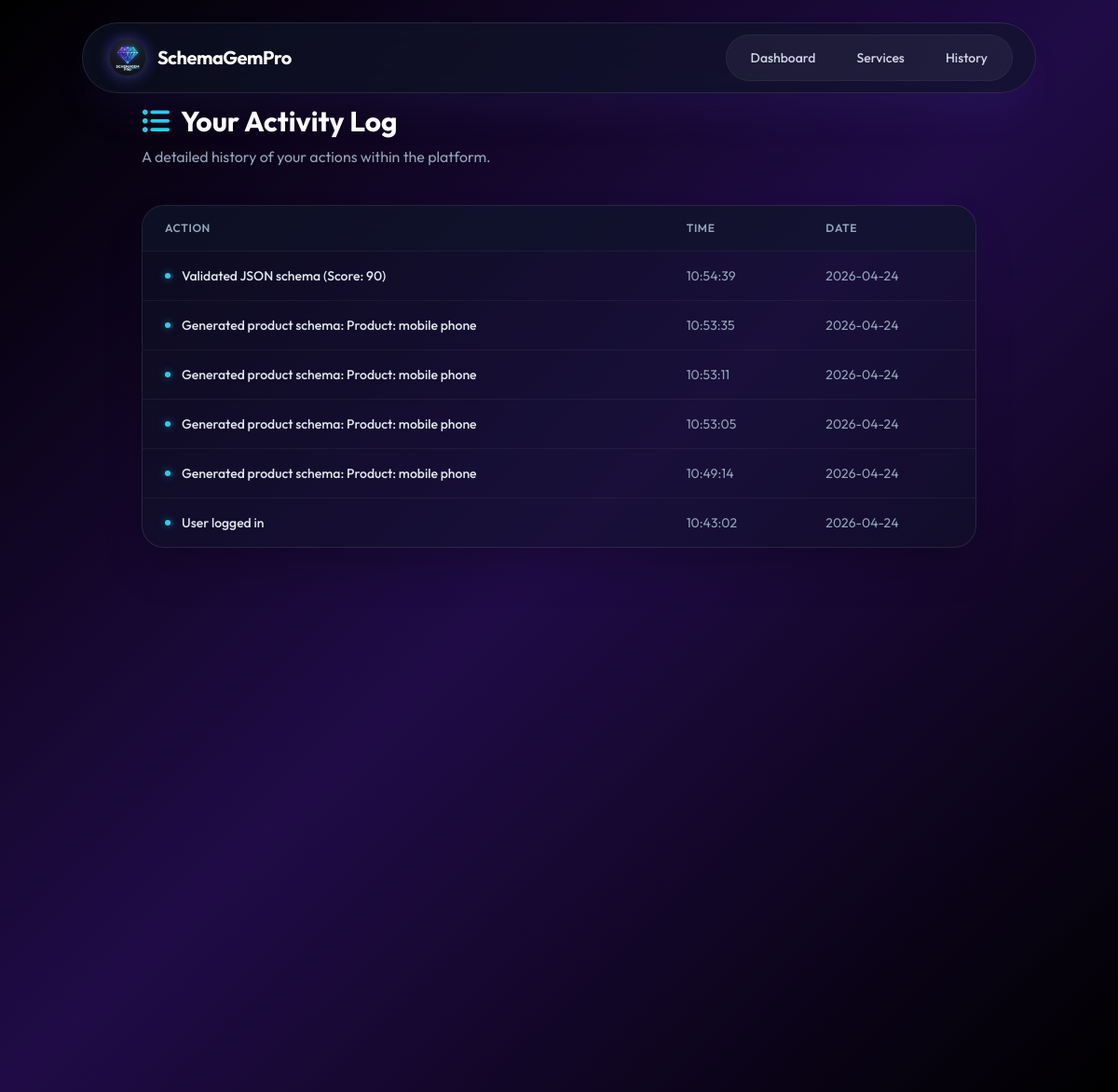
The app's page /activity (signed in) with its own data.
### models.py (models this page shows, shortened)
class ActivityLog(db.Model):
    id = db.Column(db.Integer, primary_key=True)
    action = db.Column(db.String(200), nullable=False)
    created_at = db.Column(db.DateTime, default=datetime.utcnow)
    user_id = db.Column(db.Integer, db.ForeignKey('user.id'), nullable=False)

### app.py (the view)
@app.route('/activity')
@login_required
def activity_log():
    logs = ActivityLog.query.filter_by(user_id=current_user.id).order_by(ActivityLog.created_at.desc()).limit(50).all()
    return render_template('activity.html', logs=logs)

### app.py (called while the page is built)
@login_manager.user_loader
def load_user(user_id):
    return db.session.get(User, int(user_id))

### templates/activity.html (shortened to what this page needs)
{% extends 'base.html' %}
{% block content %}
<div class="animate-fade-in-up max-w-4xl mx-auto">
    <div class="mb-10">
        <h1 class="text-3xl font-bold text-white flex items-center gap-3">
            <i class="fas fa-list-ul text-cyan-400"></i> Your Activity Log
        </h1>
        <p class="text-slate-400 mt-2">A detailed history of your actions within the platform.</p>
    </div>
    <div class="bg-slate-900/40 backdrop-blur-xl border border-white/10 rounded-3xl overflow-hidden shadow-2xl">
        {% if logs %}
        <div class="overflow-x-auto">
            <table class="w-full text-left border-collapse">
                <thead>
                    <tr class="bg-slate-900/50 border-b border-white/5">
                        <th class="px-6 py-4 text-xs font-semibold text-slate-400 uppercase tracking-wider">Action</th>
                        <th class="px-6 py-4 text-xs font-semibold text-slate-400 uppercase tracking-wider">Time</th>
                        <th class="px-6 py-4 text-xs font-semibold text-slate-400 uppercase tracking-wider">Date</th>
                    </tr>
                </thead>
                <tbody class="divide-y divide-white/5">
                    {% for log in logs %}
                    <tr class="hover:bg-white/5 transition-colors group">
                        <td class="px-6 py-4 flex items-center gap-3 text-sm font-medium text-slate-200 group-hover:text-white transition-colors">
                            <span class="w-1.5 h-1.5 rounded-full bg-cyan-400 shadow-[0_0_8px_rgba(34,211,238,0.6)]"></span>
                            {{ log.action }}
                        </td>
                        <td class="px-6 py-4 text-sm text-slate-400">{{ log.created_at.strftime('%H:%M:%S') }}</td>
                        <td class="px-6 py-4 text-sm text-slate-400">{{ log.created_at.strftime('%Y-%m-%d') }}</td>
                    </tr>
                    {% endfor %}
                </tbody>
            </table>
        </div>
        {% endif %}
    </div>
</div>
{% endblock %}

### templates/base.html (shortened to what this page needs)
<!DOCTYPE html>
<html lang="en">
<head>
  <link rel="stylesheet" href="https://cdnjs.cloudflare.com/ajax/libs/font-awesome/6.4.0/css/all.min.css">
  <script src="https://cdn.tailwindcss.com"></script>
</head>
<body class="text-slate-200 font-sans overflow-x-hidden antialiased bg-black selection:bg-indigo-500/30">
  <div class="fixed inset-0 -z-10 overflow-hidden bg-black">
    <video autoplay muted loop playsinline class="w-full h-full object-cover mix-blend-luminosity opacity-60">
      <source src="https://media.istockphoto.com/id/1310134440/video/digital-transformation-concept-system-engineering-binary-code-programming.mp4?s=mp4-640x640-is&k=20&c=yL2j8oN-N-Zl_A1wH0O7sY8Q_o_v0xKk0xX_K8f7s2g=" type="video/mp4">
    </video>
    <div class="absolute inset-0 bg-gradient-to-br from-black/95 via-violet-950/70 to-black/95"></div>
  </div>
  <nav class="fixed w-[92%] max-w-5xl z-50 top-6 left-1/2 -translate-x-1/2 transition-all duration-300 bg-slate-900/60 backdrop-blur-2xl border border-white/10 rounded-full py-3 px-6 shadow-2xl shadow-indigo-500/10">
    <div class="flex items-center justify-between">
      <a href="{{ url_for('index') }}" class="flex items-center gap-3 group cursor-pointer pl-1">
        <img src="{{ url_for('static', filename='img/logo.png') }}" alt="SchemaGemPro Logo" class="w-10 h-10 rounded-full shadow-[0_0_15px_rgba(99,102,241,0.5)] group-hover:shadow-[0_0_25px_rgba(99,102,241,0.8)] transition-all duration-300 border border-white/10">
        <h1 class="text-xl font-bold text-white tracking-tight">SchemaGemPro</h1>
      </a>
      <div class="flex items-center">
        {% if current_user.is_authenticated %}
          <div class="hidden sm:flex items-center gap-1 bg-white/5 rounded-full p-1.5 border border-white/5">
            <a href="/dashboard" class="px-5 py-2 rounded-full text-sm font-medium text-slate-300 hover:text-white hover:bg-white/10 transition-all">Dashboard</a>
            <a href="/generate" class="px-5 py-2 rounded-full text-sm font-medium text-slate-300 hover:text-white hover:bg-white/10 transition-all">Services</a>
            <a href="/history" class="px-5 py-2 rounded-full text-sm font-medium text-slate-300 hover:text-white hover:bg-white/10 transition-all">History</a>
          </div>
        {% endif %}
      </div>
    </div>
  </nav>
  <main class="min-h-screen pt-28 pb-20 relative z-10 px-6">
    <div class="max-w-7xl mx-auto">
      {% block content %}{% endblock %}
    </div>
  </main>
</body>
</html>

### records on screen
ActivityLog: action "Validated JSON schema (Score: 90)", created_at "10:54:39", created_at "2026-04-24"
ActivityLog: action "Generated product schema: Product: mobile phone", created_at "10:53:35", created_at "2026-04-24"
ActivityLog: action "Generated product schema: Product: mobile phone", created_at "10:53:11", created_at "2026-04-24"
ActivityLog: action "Generated product schema: Product: mobile phone", created_at "10:53:05", created_at "2026-04-24"
ActivityLog: action "Generated product schema: Product: mobile phone", created_at "10:49:14", created_at "2026-04-24"
ActivityLog: action "User logged in", created_at "10:43:02", created_at "2026-04-24"
